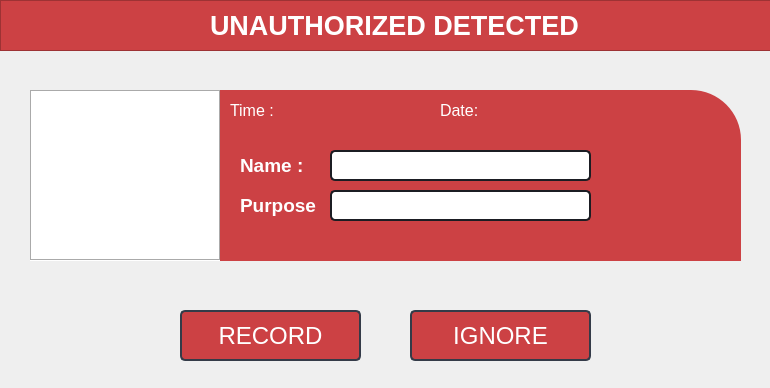
<?xml version="1.0" encoding="UTF-8"?>
<ui version="4.0">
 <class>Form</class>
 <widget class="QWidget" name="Form">
  <property name="geometry">
   <rect>
    <x>0</x>
    <y>0</y>
    <width>770</width>
    <height>388</height>
   </rect>
  </property>
  <property name="windowTitle">
   <string>Form</string>
  </property>
  <widget class="QFrame" name="frame_3">
   <property name="geometry">
    <rect>
     <x>0</x>
     <y>0</y>
     <width>771</width>
     <height>51</height>
    </rect>
   </property>
   <property name="styleSheet">
    <string notr="true">background-color:rgb(204, 65, 68);
</string>
   </property>
   <property name="frameShape">
    <enum>QFrame::StyledPanel</enum>
   </property>
   <property name="frameShadow">
    <enum>QFrame::Raised</enum>
   </property>
   <widget class="QLabel" name="label_12">
    <property name="geometry">
     <rect>
      <x>210</x>
      <y>10</y>
      <width>451</width>
      <height>31</height>
     </rect>
    </property>
    <property name="font">
     <font>
      <family>Segoe UI</family>
      <pointsize>20</pointsize>
      <weight>75</weight>
      <bold>true</bold>
     </font>
    </property>
    <property name="styleSheet">
     <string notr="true">background-color:rgb(204, 65, 68);
color:white;</string>
    </property>
    <property name="text">
     <string>UNAUTHORIZED DETECTED</string>
    </property>
   </widget>
  </widget>
  <widget class="QLabel" name="label">
   <property name="geometry">
    <rect>
     <x>30</x>
     <y>90</y>
     <width>191</width>
     <height>171</height>
    </rect>
   </property>
   <property name="styleSheet">
    <string notr="true">background:rgb(255, 255, 255)</string>
   </property>
   <property name="frameShape">
    <enum>QFrame::Box</enum>
   </property>
   <property name="frameShadow">
    <enum>QFrame::Sunken</enum>
   </property>
   <property name="text">
    <string/>
   </property>
  </widget>
  <widget class="QFrame" name="frame">
   <property name="geometry">
    <rect>
     <x>220</x>
     <y>90</y>
     <width>521</width>
     <height>171</height>
    </rect>
   </property>
   <property name="styleSheet">
    <string notr="true">background-color:rgb(204, 65, 68);
border-top-right-radius : 50px;
</string>
   </property>
   <property name="frameShape">
    <enum>QFrame::StyledPanel</enum>
   </property>
   <property name="frameShadow">
    <enum>QFrame::Raised</enum>
   </property>
   <widget class="QLabel" name="label_2">
    <property name="geometry">
     <rect>
      <x>10</x>
      <y>10</y>
      <width>71</width>
      <height>21</height>
     </rect>
    </property>
    <property name="font">
     <font>
      <pointsize>12</pointsize>
     </font>
    </property>
    <property name="styleSheet">
     <string notr="true">color:white;</string>
    </property>
    <property name="text">
     <string>Time :</string>
    </property>
   </widget>
   <widget class="QLabel" name="label_3">
    <property name="geometry">
     <rect>
      <x>220</x>
      <y>10</y>
      <width>71</width>
      <height>21</height>
     </rect>
    </property>
    <property name="font">
     <font>
      <pointsize>12</pointsize>
     </font>
    </property>
    <property name="styleSheet">
     <string notr="true">color:white;</string>
    </property>
    <property name="text">
     <string>Date:</string>
    </property>
   </widget>
   <widget class="QLabel" name="label_4">
    <property name="geometry">
     <rect>
      <x>20</x>
      <y>60</y>
      <width>71</width>
      <height>31</height>
     </rect>
    </property>
    <property name="font">
     <font>
      <pointsize>14</pointsize>
      <weight>75</weight>
      <bold>true</bold>
     </font>
    </property>
    <property name="styleSheet">
     <string notr="true">color:white;</string>
    </property>
    <property name="text">
     <string>Name : </string>
    </property>
   </widget>
   <widget class="QLineEdit" name="visitorName">
    <property name="geometry">
     <rect>
      <x>110</x>
      <y>60</y>
      <width>261</width>
      <height>31</height>
     </rect>
    </property>
    <property name="minimumSize">
     <size>
      <width>0</width>
      <height>30</height>
     </size>
    </property>
    <property name="font">
     <font>
      <family>Segoe UI</family>
      <pointsize>12</pointsize>
     </font>
    </property>
    <property name="styleSheet">
     <string notr="true">QLineEdit {
	background-color: WHITE;
	border-radius: 5px;
	border: 2px solid rgb(27, 29, 35);
	padding-left: 10px;
}
</string>
    </property>
    <property name="text">
     <string/>
    </property>
    <property name="placeholderText">
     <string/>
    </property>
   </widget>
   <widget class="QLabel" name="label_5">
    <property name="geometry">
     <rect>
      <x>20</x>
      <y>100</y>
      <width>101</width>
      <height>31</height>
     </rect>
    </property>
    <property name="font">
     <font>
      <pointsize>14</pointsize>
      <weight>75</weight>
      <bold>true</bold>
     </font>
    </property>
    <property name="styleSheet">
     <string notr="true">color:white;</string>
    </property>
    <property name="text">
     <string>Purpose</string>
    </property>
   </widget>
   <widget class="QLineEdit" name="visitorPurpose">
    <property name="geometry">
     <rect>
      <x>110</x>
      <y>100</y>
      <width>261</width>
      <height>31</height>
     </rect>
    </property>
    <property name="minimumSize">
     <size>
      <width>0</width>
      <height>30</height>
     </size>
    </property>
    <property name="font">
     <font>
      <family>Segoe UI</family>
      <pointsize>12</pointsize>
     </font>
    </property>
    <property name="styleSheet">
     <string notr="true">QLineEdit {
	background-color: WHITE;
	border-radius: 5px;
	border: 2px solid rgb(27, 29, 35);
	padding-left: 10px;
}
</string>
    </property>
    <property name="text">
     <string/>
    </property>
    <property name="placeholderText">
     <string/>
    </property>
   </widget>
   <widget class="QLabel" name="visitorTime">
    <property name="geometry">
     <rect>
      <x>80</x>
      <y>10</y>
      <width>121</width>
      <height>21</height>
     </rect>
    </property>
    <property name="font">
     <font>
      <pointsize>12</pointsize>
     </font>
    </property>
    <property name="styleSheet">
     <string notr="true">color:white;</string>
    </property>
    <property name="text">
     <string/>
    </property>
   </widget>
   <widget class="QLabel" name="visitorDate">
    <property name="geometry">
     <rect>
      <x>270</x>
      <y>10</y>
      <width>141</width>
      <height>21</height>
     </rect>
    </property>
    <property name="font">
     <font>
      <pointsize>12</pointsize>
     </font>
    </property>
    <property name="styleSheet">
     <string notr="true">color:white;</string>
    </property>
    <property name="text">
     <string/>
    </property>
   </widget>
  </widget>
  <widget class="QPushButton" name="recordVisitor">
   <property name="geometry">
    <rect>
     <x>180</x>
     <y>310</y>
     <width>181</width>
     <height>51</height>
    </rect>
   </property>
   <property name="minimumSize">
    <size>
     <width>150</width>
     <height>30</height>
    </size>
   </property>
   <property name="font">
    <font>
     <family>Segoe UI</family>
     <pointsize>18</pointsize>
    </font>
   </property>
   <property name="styleSheet">
    <string notr="true">QPushButton {
	border: 2px solid rgb(52, 59, 72);
	border-radius: 5px;	
	background-color: rgb(204, 65, 68);
	color:white;
}
QPushButton:hover {
	background-color: rgb(166, 52, 56);
	border: 2px solid rgb(61, 70, 86);
	color:white;
}
QPushButton:pressed {	
	background-color: rgb(35, 40, 49);
	border: 2px solid rgb(43, 50, 61);
}</string>
   </property>
   <property name="text">
    <string>RECORD</string>
   </property>
  </widget>
  <widget class="QPushButton" name="ignoreVisitor">
   <property name="geometry">
    <rect>
     <x>410</x>
     <y>310</y>
     <width>181</width>
     <height>51</height>
    </rect>
   </property>
   <property name="minimumSize">
    <size>
     <width>150</width>
     <height>30</height>
    </size>
   </property>
   <property name="font">
    <font>
     <family>Segoe UI</family>
     <pointsize>18</pointsize>
    </font>
   </property>
   <property name="styleSheet">
    <string notr="true">QPushButton {
	border: 2px solid rgb(52, 59, 72);
	border-radius: 5px;	
	background-color: rgb(204, 65, 68);
	color:white;
}
QPushButton:hover {
	background-color: rgb(166, 52, 56);
	border: 2px solid rgb(61, 70, 86);
	color:white;
}
QPushButton:pressed {	
	background-color: rgb(35, 40, 49);
	border: 2px solid rgb(43, 50, 61);
}</string>
   </property>
   <property name="text">
    <string>IGNORE</string>
   </property>
  </widget>
 </widget>
 <resources/>
 <connections/>
</ui>
